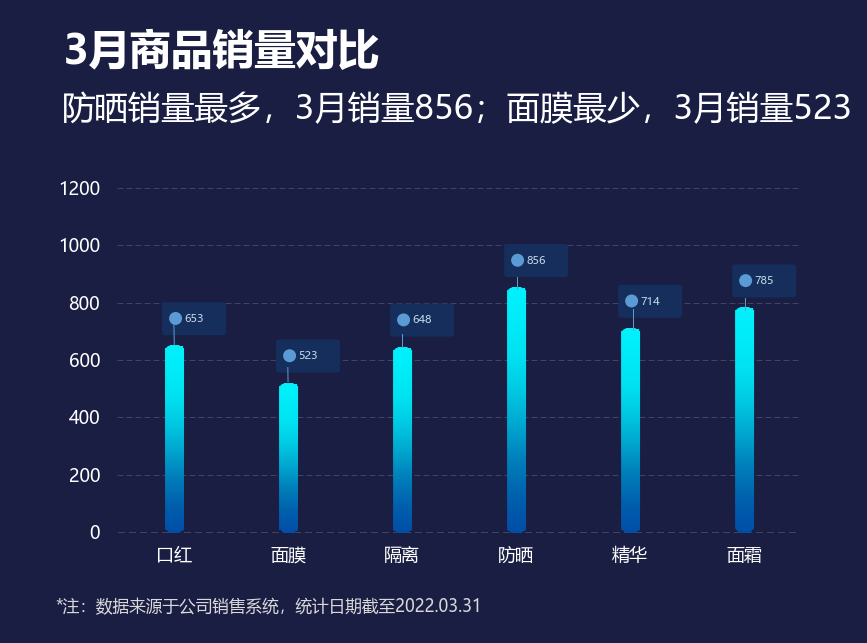

Generate this figure with Python:
# -*- coding: utf-8 -*-
from pathlib import Path
import openpyxl
# 向上查找原始教材目录；只读，不修改 Excel。图形和标签共用同一组单元格值。
HERE = Path(__file__).resolve().parent
SOURCE = next((p for base in HERE.parents for p in base.glob('《*/第二章 图表(前15).xlsx')), None)
if SOURCE is None:
    raise FileNotFoundError('请把本文件夹放在教材 Excel 所在项目目录下。缺少 第二章 图表(前15).xlsx')
wb = openpyxl.load_workbook(SOURCE, data_only=True, read_only=True)
ws = wb['3 渐变圆角柱形图']
def col(letter, start, end):
    values = [ws[f'{letter}{r}'].value for r in range(start, end+1)]
    if any(v is None for v in values):
        raise ValueError(f'缺失数据：{ws.title}!{letter}{start}:{letter}{end}')
    return values

import numpy as np
import math
import matplotlib
matplotlib.use('Agg')
import matplotlib.pyplot as plt
from matplotlib.colors import LinearSegmentedColormap
from matplotlib.patches import PathPatch, Ellipse, Rectangle
from matplotlib.path import Path

matplotlib.rcParams['font.sans-serif'] = ['Microsoft YaHei', 'SimHei']
matplotlib.rcParams['axes.unicode_minus'] = False

items = col('B',3,8)
sales = col('C',3,8)

BG = '#1A1E43'
TEXT = '#FFFFFF'
NOTE = '#D9D9D9'
LABEL = '#C2D8E8'
NODE = '#152E5C'
NODE_HL = '#5B9BD5'
STEM = '#5B9BD5'
YAXIS_LINE = '#CFD0D6'
GRID_LINE = '#404361'


def bar_patch(x, y0, y1, w, PXDX, PXDY,
              trl_pts_px=None, trr_pts_px=None, brl_pts_px=None, brr_pts_px=None):
    """bar with corner arcs, data coords.
    x=left, y0=bottom, y1=top, w=width (data units).
    Arc profiles: (x_off inward px, d downward/upward px).
    """
    if trl_pts_px is None:
        trl_pts_px = [
            (4.5, 0.0), (4.5, 1.0),
            (2.5, 1.0), (2.5, 2.0),
            (1.5, 2.0), (1.5, 3.0),
            (0.0, 3.0), (0.0, 3.6),
        ]
    if trr_pts_px is None:
        trr_pts_px = [
            (4.5, 0.0), (4.5, 1.0),
            (1.0, 1.0), (1.0, 3.0),
            (0.0, 3.0), (0.0, 3.6),
        ]
    if brl_pts_px is None:
        brl_pts_px = [(0.05, 6.0), (0.15, 5.0), (0.5, 4.0), (1.0, 3.0),
                      (1.8, 2.0), (3.0, 1.0), (3.25, 0.0)]
    if brr_pts_px is None:
        brr_pts_px = [(4.0, 0.0), (3.0, 1.0), (1.8, 2.0), (1.0, 3.0),
                      (0.5, 4.0), (0.15, 5.0), (0.05, 6.0)]
    trl = [(px / PXDX, pd / PXDY) for px, pd in trl_pts_px]
    trr = [(px / PXDX, pd / PXDY) for px, pd in trr_pts_px]
    brl = [(px / PXDX, pd / PXDY) for px, pd in brl_pts_px]
    brr = [(px / PXDX, pd / PXDY) for px, pd in brr_pts_px]

    X0, X1 = x, x + w
    Y0, Y1 = y0, y1
    verts = []
    # left arc (top -> bottom)
    for xo, d in trl:
        verts.append((X0 + xo, Y1 - d))
    # vertical left edge down to bottom-arc start height
    verts.append((X0, Y0 + brl[0][1]))
    # bottom-left arc (top -> bottom)
    for xo, du in brl:
        verts.append((X0 + xo, Y0 + du))
    # bottom edge implicit -> bottom-right arc (bottom -> top)
    for xo, du in brr:
        verts.append((X1 - xo, Y0 + du))
    # right edge implicit -> right arc (bottom -> top)
    for xo, d in reversed(trr):
        verts.append((X1 - xo, Y1 - d))
    # implicit top edge closes back to start (X0+4.5px, Y1)

    codes = [Path.MOVETO] + [Path.LINETO] * (len(verts) - 1) + [Path.CLOSEPOLY]
    verts = verts + [verts[0]]
    return PathPatch(Path(verts, codes), **{'facecolor': 'none', 'edgecolor': 'none'})


fig, ax = plt.subplots(figsize=(8.67, 6.43), dpi=100)
fig.patch.set_facecolor(BG)
ax.set_facecolor(BG)
ax.set_position([0.135, 0.1726, 0.789, 0.535])

fig.text(0.0727, 0.9518, '3月商品销量对比', fontsize=30, fontweight='bold',
         color=TEXT, ha='left', va='top')
fig.text(0.0715, 0.8554, '防晒销量最多，3月销量856；面膜最少，3月销量523',
         fontsize=24, color=TEXT, ha='left', va='top')

x = np.arange(len(items))
width = 0.1667
y_max = 1200
PX_PER_DATAY = 344.0 / 1200.0
PX_PER_DATAX = 684.0 / 6.0

for s in ax.spines.values():
    s.set_visible(False)
ax.tick_params(left=False, bottom=False, labelleft=True, labelbottom=True,
               colors=TEXT, labelsize=13, axis='both')
ax.tick_params(axis='x', pad=7.2)
ax.tick_params(axis='y', pad=8.6)
ax.set_xticks(x)
ax.set_xticklabels(items)
ax.set_ylim(0, y_max)
ax.set_yticks([0, 200, 400, 600, 800, 1000, 1200])
ax.set_yticklabels(['0', '200', '400', '600', '800', '1000', '1200'])
ax.set_xlim(-0.5, 5.5)

stops = [(0.0, '#004EA7'), (0.139, '#0060AD'), (0.29, '#0080BB'),
         (0.429, '#00A7CF'), (0.571, '#00CAE3'), (0.71, '#00E2F1'),
         (0.857, '#00ECF8'), (1.0, '#00F3FD')]
cmap = LinearSegmentedColormap.from_list('g', stops)

ry_top_d = 4.0 / PX_PER_DATAY
ry_bot_d = 6.0 / PX_PER_DATAY

# label box small corners (2 px linear)
lb_tr = [(2.0, 0.0), (1.0, 1.0), (0.0, 2.0)]
lb_brl = [(0.0, 2.0), (1.0, 1.0), (2.0, 0.0)]
lb_brr = [(2.0, 0.0), (1.0, 1.0), (0.0, 2.0)]

for i, v in enumerate(sales):
    x0 = i - width / 2 + 0.5 / PX_PER_DATAX   # +0.5px: integer pixel-aligned left edge (507.0)
    y0 = -2.0 / PX_PER_DATAY                   # bar bottom edge (extend 2px past target for imshow clip)
    v_px = 532.0 - v * PX_PER_DATAY          # bar top pixel y
    arc_top = math.floor(v_px) + 1           # arc starts on next pixel row
    y1 = (532.0 - arc_top) / PX_PER_DATAY    # arc top in data units
    patch = bar_patch(x0, y0, y1, width, PX_PER_DATAX, PX_PER_DATAY)
    patch.set_transform(ax.transData)
    patch.set_zorder(3)
    patch.set_clip_on(False)   # allow bar bottom arc below y=0 (ax bottom edge)
    ax.add_patch(patch)
    grad = np.linspace(0, 1, 256).reshape(-1, 1)
    im = ax.imshow(grad, extent=[x0, x0 + width, 0, v + ry_top_d], aspect='auto',
                   cmap=cmap, origin='lower', zorder=2)
    im.set_clip_path(patch)

    # Bottom arc: precise per-row Rectangles per bar (target pixel widths),
    # drawn over the imshow arc so y529..532 match target exactly.
    # Format: [(y_px, (bar_xl, bar_xr), (erase_x...)), ...]
    BOT_ARCS = {
        0: [(529, (165, 183), ()), (530, (167, 182), (165, 166)),
            (531, (168, 180), (165, 167, 181, 182)), (532, (169, 179), ())],
        1: [(529, (279, 297), ()), (530, (281, 296), (280, 280)),
            (531, (282, 294), (279, 281, 295, 297)), (532, (283, 293), ())],
        2: [(529, (393, 411), ()), (530, (394, 410), (393, 393)),
            (531, (396, 408), (393, 395, 409, 411)), (532, (397, 407), ())],
        3: [(529, (507, 525), ()), (530, (508, 524), (525, 525)),
            (531, (510, 522), (507, 509, 523, 525)), (532, (511, 521), ())],
        4: [(529, (621, 639), ()), (530, (623, 638), (621, 622, 639, 639)),
            (531, (624, 636), (621, 623, 637, 639)), (532, (625, 635), ())],
        5: [(529, (736, 752), (735, 735, 753, 753)), (530, (737, 751), (735, 736, 752, 753)),
            (531, (738, 750), (735, 737, 751, 753)), (532, (739, 749), ())],
    }
    def px2x(px):
        return -0.5 + (px - 117.0) * 6 / 684.0
    for y_px, (xl, xr), eras in BOT_ARCS[i]:
        dtop = (532 - y_px) / PX_PER_DATAY          # top data edge of this pixel row
        dbot = (532 - (y_px + 1)) / PX_PER_DATAY    # bottom data edge
        c = cmap(dtop / (v + ry_top_d))
        for exl, exr in [(eras[j], eras[j + 1]) for j in range(0, len(eras), 2)]:
            ax.add_patch(Rectangle((px2x(exl), dbot), px2x(exr + 1) - px2x(exl),
                                   dtop - dbot, facecolor=BG, edgecolor='none',
                                   clip_on=False, zorder=2.6))
        ax.add_patch(Rectangle((px2x(xl), dbot), px2x(xr + 1) - px2x(xl),
                               dtop - dbot, facecolor=c, edgecolor='none',
                               clip_on=False, zorder=2.6))

    # stem: solid 1px column from label box area down toward bar top arc
    # per-bar target pixels (stem center x, top px y, bottom px y) measured from target
    STEMS = [(173.5, 334, 344),   # lipstick
             (287.75, 369, 381),  # mask
             (402.0, 336, 348),   # isolation
             (517.0, 277, 290),   # sunscreen
             (633.0, 309, 330),   # essence
             (745.0, 290, 311)]   # cream
    # stem per bar, measured from target:
    #   half-pixel stems (lipstick, mask): antialiased 1px slightly-tilted line
    #   integer stems (others): solid 1px Rectangle (may extend into bar arc)
    if i == 0:      # lipstick: top-cx 173.75 -> bot-cx 174.25, y318..344
        cx_t, cx_b, sy_t, sy_b = 173.75, 174.25, 318, 344
        x_t = (cx_t - 117.0) / PX_PER_DATAX - 0.5
        x_b = (cx_b - 117.0) / PX_PER_DATAX - 0.5
        y_top = (532.0 - sy_t) / PX_PER_DATAY
        y_bot = (532.0 - (sy_b + 1)) / PX_PER_DATAY
        ln, = ax.plot([x_t, x_b], [y_top, y_bot], color=STEM, linewidth=0.72,
                      solid_capstyle='butt', zorder=6)
        ln.set_snap(False)
    elif i == 1:    # mask: top-cx 287.75 -> bot-cx 288.0, y367..381
        cx_t, cx_b, sy_t, sy_b = 287.75, 288.0, 367, 381
        x_t = (cx_t - 117.0) / PX_PER_DATAX - 0.5
        x_b = (cx_b - 117.0) / PX_PER_DATAX - 0.5
        y_top = (532.0 - sy_t) / PX_PER_DATAY
        y_bot = (532.0 - (sy_b + 1)) / PX_PER_DATAY
        ln, = ax.plot([x_t, x_b], [y_top, y_bot], color=STEM, linewidth=0.72,
                      solid_capstyle='butt', zorder=6)
        ln.set_snap(False)
    else:
        STEM_R = {2: (402, 334, 348),   # isolation
                  3: (517, 277, 290),   # sunscreen
                  4: (633, 309, 331),   # essence
                  5: (745, 298, 311)}   # cream
        sx, sy_t, sy_b = STEM_R[i]
        x_l = (sx - 0.5 - 117.0) / PX_PER_DATAX - 0.5
        y0 = (532.0 - sy_b) / PX_PER_DATAY
        y1 = (532.0 - sy_t) / PX_PER_DATAY
        ax.add_patch(Rectangle((x_l, y0), 1.0 / PX_PER_DATAX, y1 - y0,
                               facecolor=STEM, edgecolor='none', zorder=6))

    ex = i + 0.1754
    ey = v + 90
    lbx, lby = ex - 0.2807, ey - 56.5
    lbox = bar_patch(lbx, lby, lby + 115.1, 0.5614, PX_PER_DATAX, PX_PER_DATAY,
                     trl_pts_px=lb_tr, trr_pts_px=lb_tr, brl_pts_px=lb_brl, brr_pts_px=lb_brr)
    lbox.set_transform(ax.transData)
    lbox.set_zorder(5)
    lbox.set_facecolor(NODE)
    ax.add_patch(lbox)
    ax.add_patch(Ellipse((ex - 0.162, ey + 2), 0.114, 45.2, facecolor=NODE_HL,
                         edgecolor='none', zorder=5))
    ax.text(ex, ey, str(v), ha='center', va='center',
            fontsize=8, color=LABEL, zorder=6)

ax.grid(axis='y', color=GRID_LINE, linewidth=0.75, dashes=(5.76, 2.88), zorder=1.5)
# X axis: full-width dim dashed line at y=532 (px 118..800), color #404361,
# dashed pattern 7px on / 4px off, drawn as solid Rectangles for pixel control.
# Bars are drawn on top (higher zorder); bottom-arc rects cover the axis under bars.
def _px2x(px):
    return -0.5 + (px - 117.0) * 6 / 684.0

_dash_x = 118
while _dash_x < 800:
    _xl = _dash_x
    _xr = min(_dash_x + 7, 800)
    ax.add_patch(Rectangle((_px2x(_xl), -1.0 / PX_PER_DATAY),
                           _px2x(_xr) - _px2x(_xl), 1.0 / PX_PER_DATAY,
                           facecolor=GRID_LINE, edgecolor='none',
                           clip_on=False, zorder=1.0))
    _dash_x += 11
ax.tick_params(left=False, bottom=False)

fig.text(0.0634, 0.0420, '*注：数据来源于公司销售系统，统计日期截至2022.03.31',
         fontsize=12, color=NOTE, ha='left', va='bottom')

plt.savefig(str(HERE / '渐变圆角柱形图_复刻.png'),
            dpi=100, facecolor=BG)
plt.close()
print('done')
